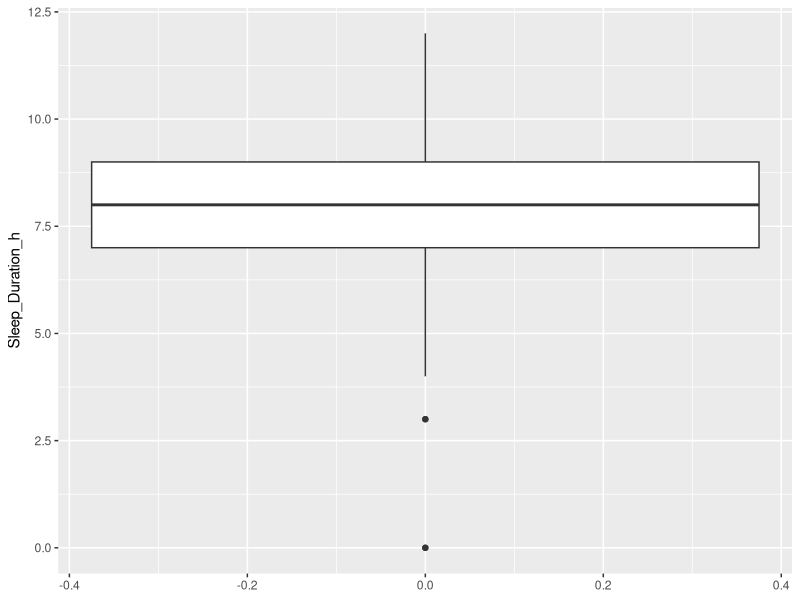
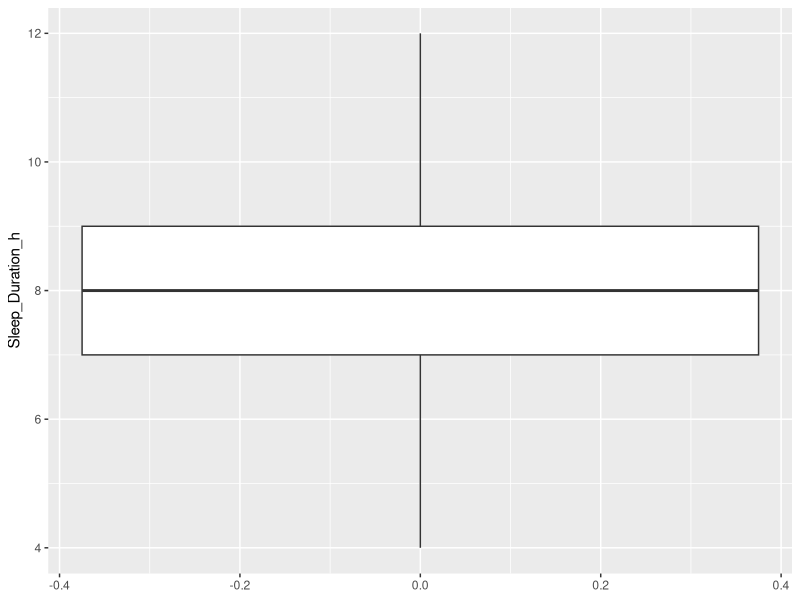
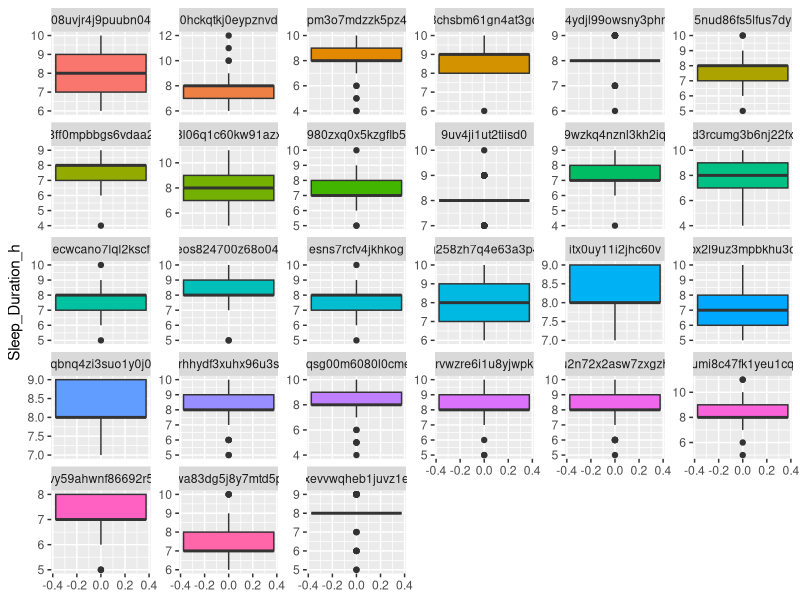
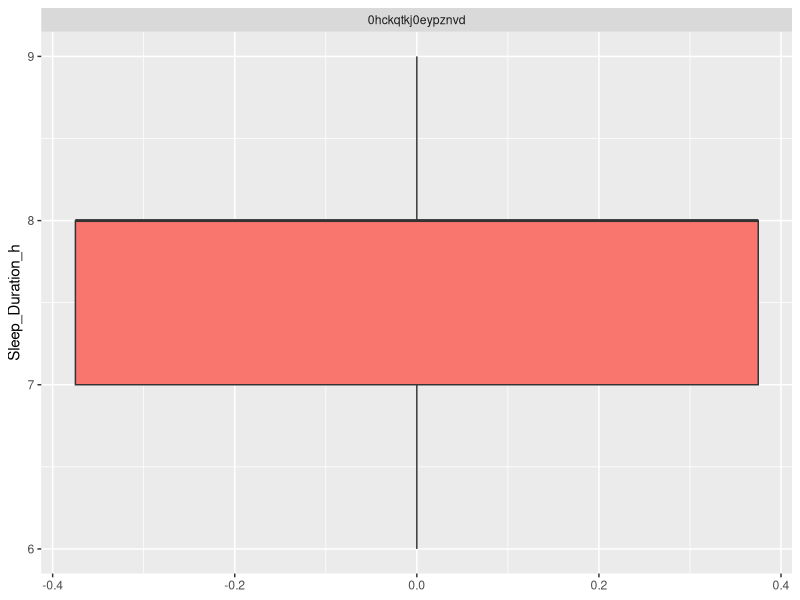
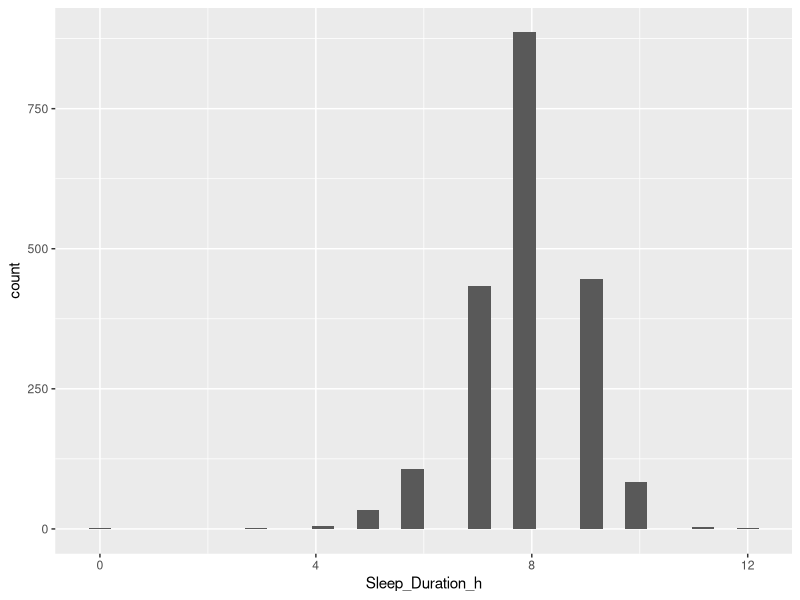
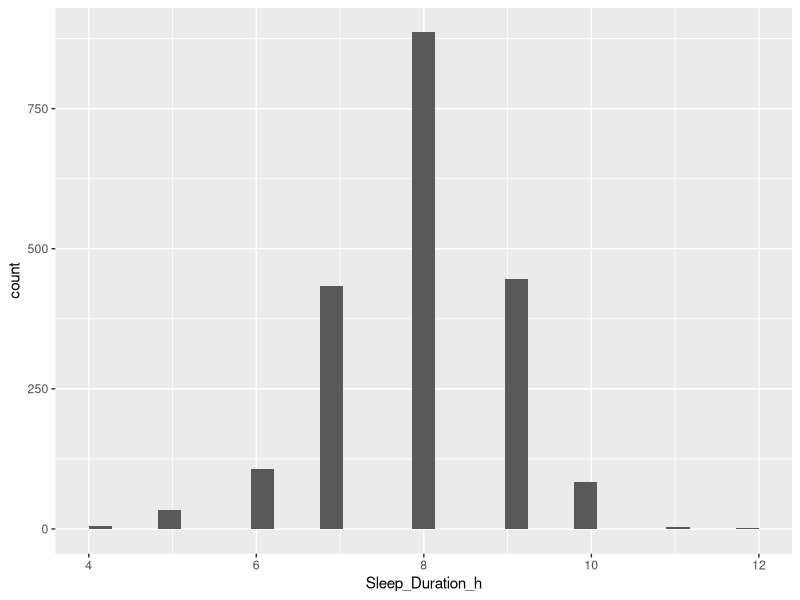

Recreate these plots in R, in order.
## ---- chunk 1
knitr::opts_chunk$set(echo = TRUE)
## ---- chunk 2
library(readr)
library(dplyr)
library(plyr)
library(tidyr)
library(lubridate)
library(forcats)
library(stringr)
library(ggplot2)
## ---- chunk 3
x <- 1
y <- 4

x
y

x + y

x_string <- "test"
x_string

x_string_num <- "1"
y_string_num <- "4"

first_vector <- c(1, 2, 3, y, 5, 6, 7, y*2)
first_vector

bad_vector <- c(1, "1", 3, "test")
bad_vector

df_halloween <- data.frame(Day = c("Wednesday", "Thursday", "Friday", "Saturday"),
                           Excitement = c(100, 100, 100, 0),
                           Regret = c(0, 0, 0, 90))
df_halloween
## ---- chunk 4
df <- read_csv('wellness_data.csv')
## ---- chunk 5
str(df)
## ---- chunk 6
dim(df)
## ---- chunk 7
head(df, 5)
tail(df, 5)
## ---- chunk 8
summary(df)
## ---- chunk 9
head(df, 10)
## ---- chunk 10
df_soreness <- df %>%
  filter(segment != "NA")
dim(df_soreness)

df_wellness <- df %>%
  filter(Sleep_Duration_h != "NA")
dim(df_wellness)
## ---- chunk 11
df_wellness2 <- df %>%
  drop_na(Sleep_Duration_h)

dim(df_wellness2)
## ---- chunk 12
df_wellness_short <- df_wellness %>%
  select(-`Body Map Pain`, -`Body Map Soreness`, -segment)

dim(df_wellness_short)
## ---- chunk 13
str(df_wellness_short$date)
## ---- chunk 14
colnames(df_soreness)

df_soreness_columns <- df_soreness
colnames(df_soreness_columns) <- c("date", "segment", "user_uid", "Body_Map_Soreness", "Body_Map_Pain",
                                   "Sleep_Duration_h", "Meals", "Snacks", "Drinks", "Fatigue", 
                                   "RPE_Physical", "RPE_Mental", "Good_stress", "Bad_stress", "Name")

# make the same call again
head(df_soreness_columns, 5)
## ---- chunk 15
df_wellness_short <- df_wellness_short %>%
  mutate(date = as.Date(date, format = "%m/%d/%y")) #the format in which the date is presented, in this case month/day/year

str(df_wellness_short)
## ---- chunk 16
df_wellness_short %>%
  ggplot(aes(y = Sleep_Duration_h)) + #create the structure of the graph and specify sleep as the y-variable
  geom_boxplot()
## ---- chunk 17
df_outlier <- df %>%
  filter(Sleep_Duration_h <= 3)

dim(df_outlier)

head(df_outlier, 4)
## ---- chunk 18
df_clean <- df %>%
    filter(Sleep_Duration_h > 3)

df_clean %>%
  ggplot(aes(y = Sleep_Duration_h)) +
  geom_boxplot()
## ---- chunk 19
df_clean %>%
  ggplot(aes(y = Sleep_Duration_h)) + #specify sleep as the y-variable
  geom_boxplot(aes(fill = user_uid)) + #specify the color of the boxplot based on each individual athlete
  facet_wrap(~user_uid,
             scales = "free_y") + #create one boxplot per individual athlete
  theme(legend.position = "none")

#outlier removal for one individual athlete
df_clean_individual <- df %>%
      mutate(Sleep_Duration_h = ifelse(user_uid == "0hckqtkj0eypznvd" & Sleep_Duration_h > 9, NA, Sleep_Duration_h))


df_clean_individual %>%
  filter(user_uid == "0hckqtkj0eypznvd") %>%
  ggplot(aes(y = Sleep_Duration_h)) + #specify sleep as the y-variable
  geom_boxplot(aes(fill = user_uid)) + #specify the color of the boxplot based on each individual athlete
  facet_wrap(~user_uid,
             scales = "free_y") + #create one boxplot per individual athlete
  theme(legend.position = "none")
## ---- chunk 20
#maximum
max(df_clean$Sleep_Duration_h)
#minimum
min(df_clean$Sleep_Duration_h)
#median
median(df_clean$Sleep_Duration_h)
#mean
mean(df_clean$Sleep_Duration_h)
#sd
sd(df_clean$Sleep_Duration_h)
## ---- chunk 21
#maximum
max(df$Sleep_Duration_h)
#minimum
min(df$Sleep_Duration_h)
#median
median(df$Sleep_Duration_h)
#mean
mean(df$Sleep_Duration_h)
#sd
sd(df$Sleep_Duration_h)
## ---- chunk 22
df_wellness_short %>%
  ggplot(aes(x = Sleep_Duration_h)) +
  geom_histogram()

df_clean %>%
  ggplot(aes(x = Sleep_Duration_h)) +
  geom_histogram()
## ---- chunk 23
# summarize by athlete
df_clean %>%
  dplyr::group_by(user_uid) %>%
  dplyr::summarise(Sleep_mean = mean(Sleep_Duration_h),
            Sleep_median = median(Sleep_Duration_h),
            Sleep_max = max(Sleep_Duration_h),
            Sleep_min = min(Sleep_Duration_h),
            Sleep_sd = sd(Sleep_Duration_h))

# summarize by date
df_clean %>%
  filter(date < "2022-10-01") %>% #filter more recent dates to avoid to large outcomes
  dplyr::group_by(date) %>%
  dplyr::summarise(Sleep_mean = mean(Sleep_Duration_h),
            Sleep_median = median(Sleep_Duration_h),
            Sleep_max = max(Sleep_Duration_h),
            Sleep_min = min(Sleep_Duration_h),
            Sleep_sd = sd(Sleep_Duration_h))

# summarize by date and athlete
df_clean %>%
  filter(date < "2022-10-01") %>% #filter more recent dates to avoid to large outcomes
  dplyr::group_by(date, user_uid, ) %>%
  dplyr::summarise(Sleep_mean = mean(Sleep_Duration_h),
            Sleep_median = median(Sleep_Duration_h),
            Sleep_max = max(Sleep_Duration_h),
            Sleep_min = min(Sleep_Duration_h),
            Sleep_sd = sd(Sleep_Duration_h))

## ---- chunk 24
# vector to utilize later
starters <- c("rhhydf3xuhx96u3s", "8l06q1c60kw91azx",
              "3chsbm61gn4at3go", "qbnq4zi3suo1y0j0",
              "d3rcumg3b6nj22fx", "0pm3o7mdzzk5pz4z",
              "rvwzre6i1u8yjwpk", "ecwcano7lql2kscf",
              "rqsg00m6080l0cme")

df_clean_starter <- df_clean %>%
  mutate(Starter = ifelse(user_uid %in% starters, "Starter", "Non-starter"))
## ---- chunk 25
df_soreness_clean <- df_soreness %>%
  select(date, user_uid, `Body Map Pain`, `Body Map Soreness`) %>%
  dplyr::group_by(date, user_uid) %>%
  dplyr::summarise(Soreness = max(`Body Map Soreness`),
                   Pain = max(`Body Map Pain`))

df_wellness_clean <- df_wellness %>% select(-`Body Map Soreness`, -`Body Map Pain`)

df_left_join <- left_join(df_wellness_clean, df_soreness_clean,
                      by = c("user_uid", "date")) #specifcy columns by whcih to merge

df_outer_join <- full_join(df_wellness_clean, df_soreness_clean,
                      by = c("user_uid", "date")) #specifcy columns by whcih to merge

df_inner_join <- inner_join(df_wellness_clean, df_soreness_clean,
                      by = c("user_uid", "date")) #specifcy columns by whcih to merge

df_merge <- merge(df_wellness_clean, df_soreness_clean,
                      by = c("user_uid", "date")) #specifcy columns by whcih to merge

dim(df_soreness_clean)
dim(df_wellness)
dim(df_merge)
dim(df_left_join)
dim(df_inner_join)
## ---- chunk 26
head(df_halloween)

# long to wide
df_halloween_wide <- df_halloween %>%
  pivot_wider(names_from = Day, values_from = c(Excitement, Regret))

df_halloween_wide


df_halloween_long <- df_halloween_wide %>%
  gather(key = "key", value = "value")

df_halloween_long
